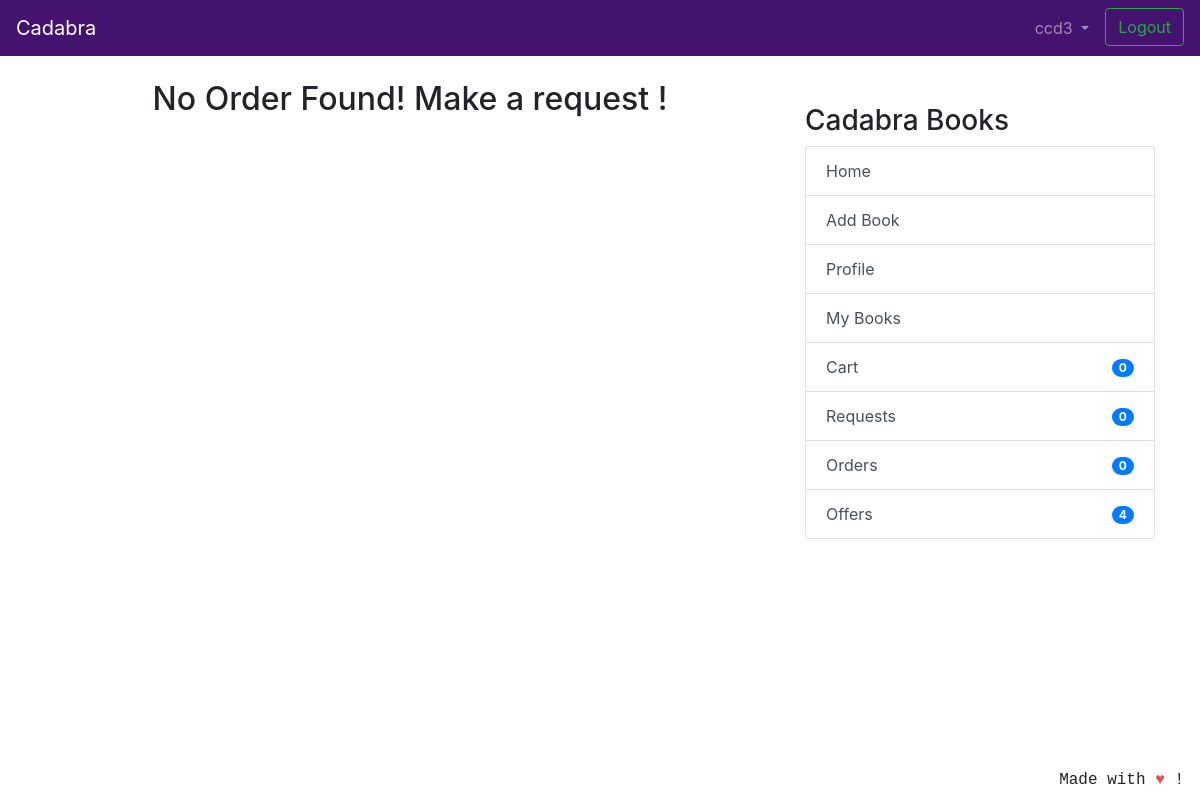
Before: /transaction/orders/ (signed in) with the older database file.
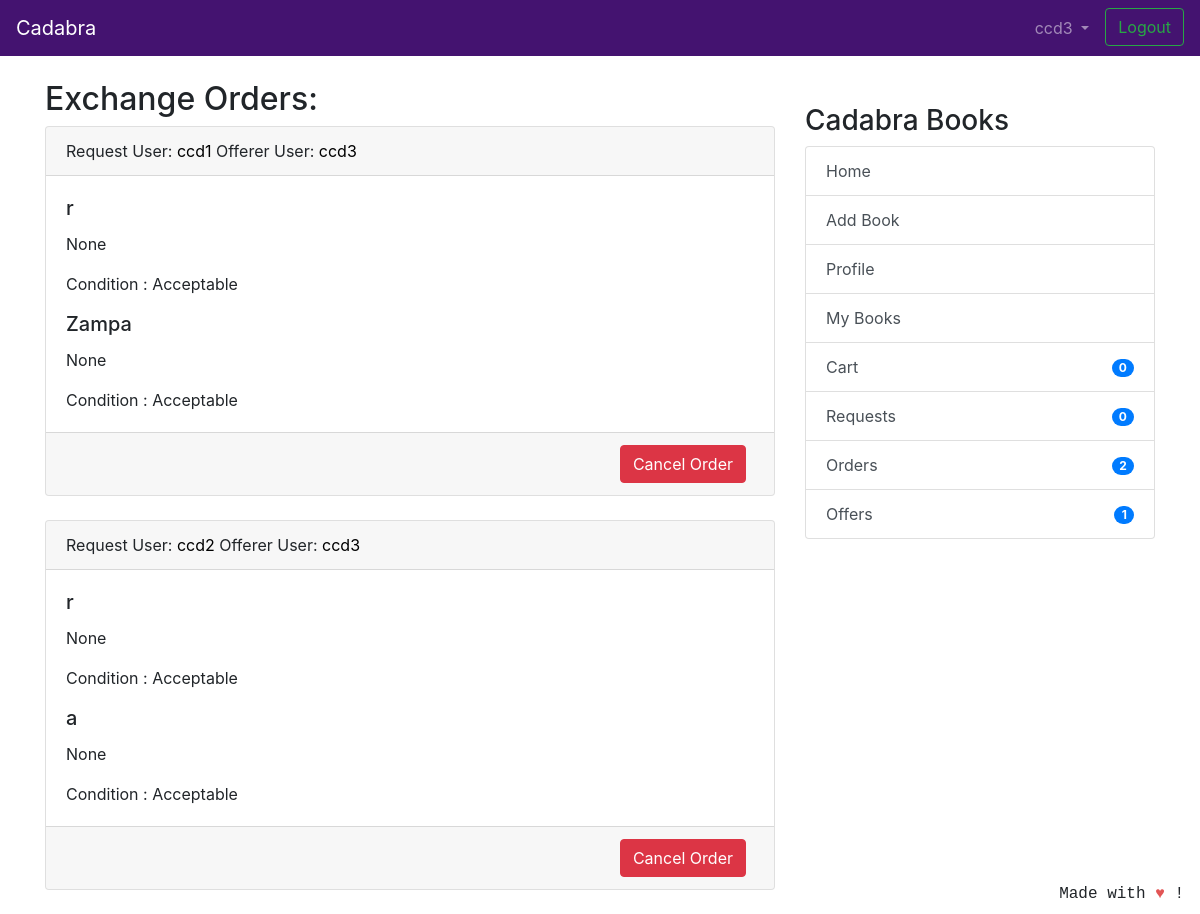
After: the same page with the newer database file.
### coreapp/models.py (models this page shows, shortened)
class Transaction(models.Model):
	requester = models.ForeignKey(User, related_name='requester', on_delete=models.CASCADE)
	offerrer = models.ForeignKey(User, related_name='offerrer', on_delete=models.CASCADE)
	timestamp = models.DateTimeField(auto_now_add=True)
	requester_book = models.ForeignKey(Book, related_name='requested_book_from_user', on_delete=models.CASCADE)
	offerrer_book = models.ForeignKey(Book, related_name='offerrer_book_from_user', on_delete=models.CASCADE)
	requester_address = models.ForeignKey(
	    ShippingAddress, related_name='user_address',null=True, on_delete=models.CASCADE)
	offerrer_address = models.ForeignKey(
	    ShippingAddress, related_name='seller_address',null=True, on_delete=models.CASCADE)

class Book(models.Model):
    user = models.ForeignKey(User, on_delete=models.CASCADE, null=True)
    book_name = models.CharField(
        max_length=100, help_text="We only deal with original books with ISBN codes, pirated books will not be accepted.")
    author_name = models.CharField(max_length=100, blank=True, null=True)
    description = models.CharField(max_length=2000,blank=True,null=True)
    image = models.ImageField(null=True, blank=True, upload_to="book_images/")
    price = models.IntegerField(null=True,blank=True)
    sell_or_exchange = models.CharField(
        max_length=100, choices=BUY_OR_EXCHANGE, default='Exchange', help_text="By adding items to exchange you can make requests to other users for exchange.")
    condition = models.CharField(
        max_length=100, choices=CONITION_CHOICES, default='Acceptable')
    created_at = models.DateTimeField(auto_now_add=True)
    class Meta:
        verbose_name = 'Book'
        verbose_name_plural = 'Books'

### transaction/views.py (the view)
# urls.py: path('orders/', views.TransactionListView.as_view(), name='orders_view'),
class TransactionListView(LoginRequiredMixin, generic.ListView):
    model = Transaction
    template_name = 'transaction_order.html'
    context_object_name = 'orders'
    def get_queryset(self):
        return Transaction.objects.filter(Q(offerrer=self.request.user) | Q(requester=self.request.user)).order_by('timestamp')
    def get_context_data(self, **kwargs):
        context = super().get_context_data(**kwargs)
        context['buy_order'] = FinalBuyOrder.objects.filter(
            user=self.request.user).order_by('-date_ordered')
        return context

### coreapp/models.py (called while the page is built)
    def get_cart_items(self):
        return self.items.all()

### nofapapp/context_processors.py (called while the page is built)
def add_variable_to_context(request):
    if request.user.id:
        orderitems = Order.objects.get(owner=request.user.profile)
        orders = orderitems.get_cart_items()
        return {
            'requestscount': Requests.objects.filter(requester=request.user).count(),
            'offercount' : Requests.objects.filter(offerrer=request.user).count(),
            'orderscount': Transaction.objects.filter(offerrer=request.user).count()+FinalBuyOrder.objects.filter(user=request.user).count(),
            'cartitemscount': len(orders),
            'addresscheck': get_object_or_404(ShippingAddress, profile=get_object_or_404(Profile, user=request.user)).address1,
            }
    else:
        return {}

### templates/transaction_order.html (shortened to what this page needs)
{% extends 'base.html' %}
{% block content %}
{% if orders or buy_order %}
{% if orders %}
<h2 align="left">Exchange Orders:</h2>
{% for order in orders %}
<div class="card text-left">
    <div class="card-header">
        Request User: <a style="color:black">{{ order.requester }}</a>
        Offerer User: <a style="color:black">{{ order.offerrer }}</a>
    </div>
    <div class="card-body">
        <h5 class="card-title">{{ order.requester_book.book_name }}</h5>
        <p class="card-text">{{ order.requester_book.description }}</p>
        <p class="card-text">Condition : {{ order.requester_book.condition }} </p>
        <h5 class="card-title">{{ order.offerrer_book.book_name }}</h5>
        <p class="card-text">{{ order.offerrer_book.description }}</p>
        <p class="card-text">Condition : {{ order.offerrer_book.condition }} </p>
    </div>
    <div class="card-footer text-mutxed">
        <a href="{% url 'transaction:order-delete' order.id %}" class="mr-2 btn btn-danger float-right">Cancel Order</a>
    </div>
</div>
{% endfor %}
{% endif %}
{% else %}
<h2 align="center">No Order Found! Make a request !</h2>
{% endif %}
{% endblock %}

### templates/base.html (shortened to what this page needs)
{% load static %}
<!doctype html>
<html lang="en">
  <head>
    <link rel="stylesheet" href="https://stackpath.bootstrapcdn.com/bootstrap/4.2.1/css/bootstrap.min.css"
>
  </head>
  <body>
    <header class="site-header">
<nav class="navbar navbar-expand-lg navbar-dark" style="background-color: #441370;">
  <a class="navbar-brand" href="{% url 'coreapp:list_entries' %}">
    Cadabra
    </a>
  <div class="collapse navbar-collapse" id="navbarSupportedContent">
    <ul class="navbar-nav ml-auto">
      {% if user.is_authenticated %}
      <li class="nav-item dropdown">
        <a class="nav-link dropdown-toggle" href="#" id="navbarDropdown" role="button" data-toggle="dropdown"
          aria-haspopup="true" aria-expanded="false">
          {{ user.username }}
        </a>
      </li>
      <li><a class="btn btn-outline-success ml-2 my-2 my-sm-0" href="{% url 'logout'%}">Logout</a></li>
        {% else %}
      <li><a href="{% url 'login' %}" class="btn btn-outline-success">Login</a></li>
      <li><a href="{% url 'coreapp:signup' %}" class="btn btn-primary ml-2">Sign up</a></li>
      {% endif %}
    </ul>
  </div>
</nav>
  </header>
  <br/>
    <div class="container">
      <div class="row justify-content-center">
        <div class="col-8">
          {% block content %}
          {% endblock %}
        </div>
        {% if user.is_authenticated %}
                <div class="col-md-4">
                  <div class="content-section">
                    <br/>
                    <h3>Cadabra Books</h3>
                      <ul class="list-group">
                        <a class="list-group-item list-group-item-action" href="{% url 'coreapp:list_entries' %}" > Home </a>
                        <a class="list-group-item list-group-item-action" href="{% url 'coreapp:new_entry' %}" > Add Book</a>
                        <a class="list-group-item list-group-item-action" href="{% url 'coreapp:profile' %}" >Profile</a>
                        <a class="list-group-item list-group-item-action" href="{% url 'coreapp:userbooks' %}" >My Books</a>
                        <a class="list-group-item list-group-item-action" href="{% url 'cart:cart_items' %}" >Cart<span class="badge badge-primary badge-pill float-right mt-1">{{ cartitemscount }}</span> </a>
                        <a class="list-group-item list-group-item-action" href="{% url 'transaction:requests_view' %}" >Requests<span class="badge badge-primary badge-pill float-right mt-1">{{ requestscount }}</span></a>
                        <a class="list-group-item list-group-item-action" href="{% url 'transaction:orders_view' %}" >Orders <span class="badge badge-primary badge-pill float-right mt-1">{{ orderscount }}</span></a>
                        <a class="list-group-item list-group-item-action" href="{% url 'transaction:offers_view' %}" >Offers <span class="badge badge-primary badge-pill float-right mt-1">{{ offercount }}</span></a>
                      </ul>
                      <br/>
                  </div>
                </div>
                {% endif %}
      </div>
    </div>
<footer class="site-footer mr-3 mb-2" style="position:fixed;right:0;bottom:0;font-family: 'Courier';font-style: bold;">
  Made with <span style="color: #e25555;">&hearts;</span> !
</footer>
</body>
</html>

Changed rows visible on the page:
added Transaction: requester "ccd1", offerrer "ccd3", requester_book.book_name "r", requester_book.description "None", requester_book.condition "Acceptable", offerrer_book.book_name "Zampa", offerrer_book.description "None", offerrer_book.condition "Acceptable"
added Transaction: requester "ccd2", offerrer "ccd3", requester_book.book_name "r", requester_book.description "None", requester_book.condition "Acceptable", offerrer_book.book_name "a", offerrer_book.description "None", offerrer_book.condition "Acceptable"
Other visible differences:
{{ orderscount }}: "0" → "2"
{{ offercount }}: "4" → "1"
text no longer shown: "No Order Found! Make a request !"
text now shown: "Exchange Orders:"
